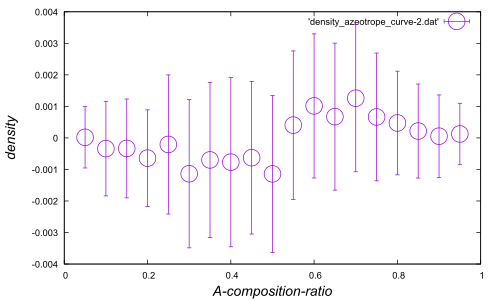

Recreate this plot in gnuplot.
set term pdf
set out 'density_azeotrope_curve-2.pdf'
set xlabel '{/Arial-Italic A-composition-ratio}'
set ylabel '{/Arial-Italic density}'
set xlabel font 'Arial,15'
set ylabel font 'Arial,15'
set xrange [0.0:1.0]
set tics font 'Arial,10'
set key font 'Arial,10'
plot 'density_azeotrope_curve-2.dat' with errorbars pt 6 ps 2
